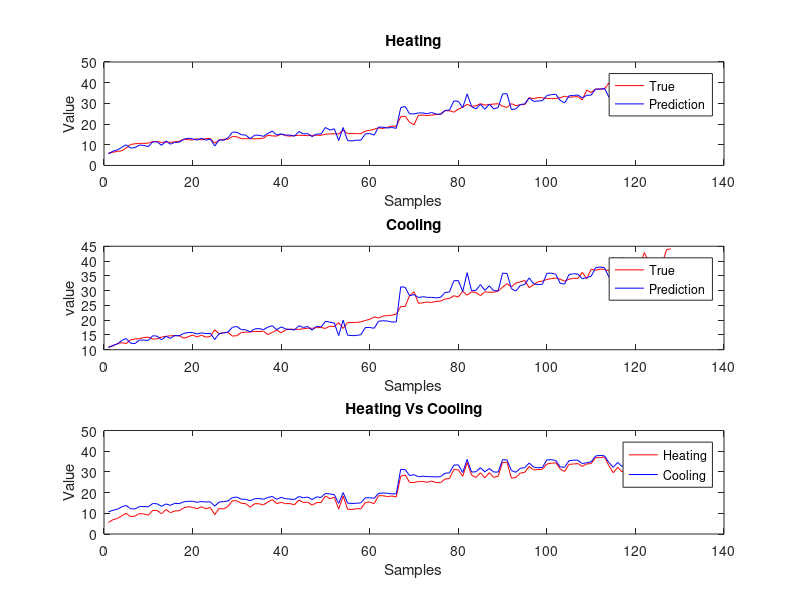

The MATLAB script that drew this image:
clear all, clc;

% Load Datasets into workspace
load('D_build_tr'); 
load('D_build_te');

%% Format dataset into X and Y for training and testing
Xtr = D_build_tr(1:8,:);
Ytr = D_build_tr(9:10,:);

Xte = D_build_te(1:8,:);
Yte = D_build_te(9:10,:);

%% Training the model
% Paramaters:
Lamda = 0.001;

% Make matrix with transposed Xtr and add ones Column 
Xhat = [Xtr' ones(640,1)];
% make matrix with transposed Ytr 
Yhat = [Ytr'];
% wb is the HAT matrix multiplied by Yhat
wb = ((Xhat'*Xhat+Lamda*eye())^-1)*Xhat'*Yhat;
% h and c indicates heating and cooling load elements
wh = wb(1:8,1);
wc = wb(1:8,2);
bh = wb(9,1);
bc = wb(9,2);

%% Testing the model with given test files.
% h and c indicates heating and cooling load elements
Yh = wh'*Xte +bh;
Yc = wc'*Xte +bc;
Y = [Yh;Yc];

DeltaY = Yte - Y;
% Calculate the overall relative prediction error
Eps = norm(DeltaY,'fro')/norm(Yte,'fro')

%% Plotting
figure(1)
subplot(3,1,1)
plot(Yte(1,:),'r-');
hold on;
plot(Yh,'b-');
xlabel('Samples');
ylabel('Value');
title('Heating');
legend('True','Prediction');


subplot(3,1,2)
plot(Yte(2,:),'r-');
hold on;
plot(Yc,'-b');
xlabel('Samples');
ylabel('value');
title('Cooling');
legend('True','Prediction');

subplot(3,1,3)
plot(Yh,'r-');
hold on;
plot(Yc,'-b');
xlabel('Samples');
ylabel('Value');
title('Heating Vs Cooling');
legend('Heating','Cooling');
